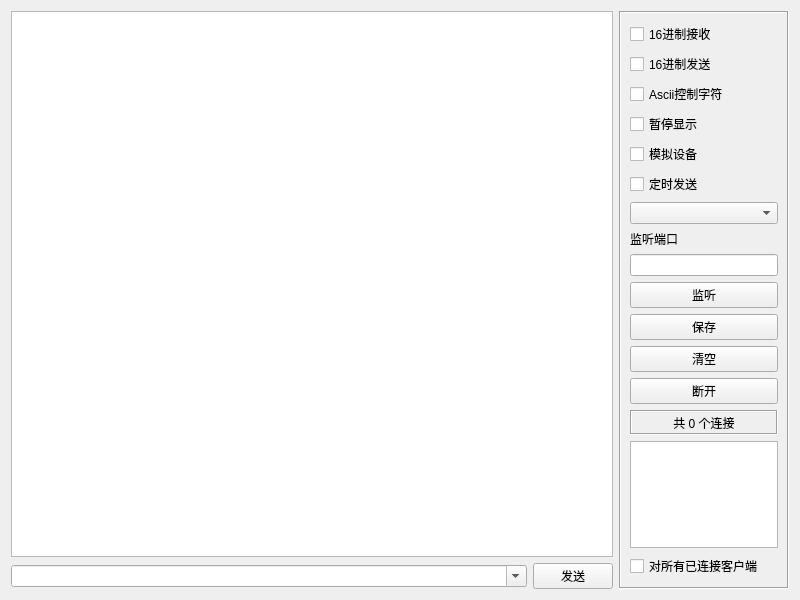
<?xml version="1.0" encoding="UTF-8"?>
<ui version="4.0">
 <class>frmTcpServer</class>
 <widget class="QWidget" name="frmTcpServer">
  <property name="geometry">
   <rect>
    <x>0</x>
    <y>0</y>
    <width>800</width>
    <height>600</height>
   </rect>
  </property>
  <property name="windowTitle">
   <string>Form</string>
  </property>
  <layout class="QGridLayout" name="gridLayout">
   <item row="0" column="0">
    <widget class="QTextEdit" name="txtMain">
     <property name="readOnly">
      <bool>true</bool>
     </property>
    </widget>
   </item>
   <item row="0" column="1" rowspan="2">
    <widget class="QFrame" name="frame">
     <property name="minimumSize">
      <size>
       <width>170</width>
       <height>0</height>
      </size>
     </property>
     <property name="maximumSize">
      <size>
       <width>170</width>
       <height>16777215</height>
      </size>
     </property>
     <property name="frameShape">
      <enum>QFrame::Box</enum>
     </property>
     <property name="frameShadow">
      <enum>QFrame::Sunken</enum>
     </property>
     <layout class="QVBoxLayout" name="verticalLayout_3">
      <property name="leftMargin">
       <number>9</number>
      </property>
      <property name="topMargin">
       <number>9</number>
      </property>
      <property name="rightMargin">
       <number>9</number>
      </property>
      <property name="bottomMargin">
       <number>9</number>
      </property>
      <item>
       <widget class="QCheckBox" name="ckHexReceive">
        <property name="text">
         <string>16进制接收</string>
        </property>
       </widget>
      </item>
      <item>
       <widget class="QCheckBox" name="ckHexSend">
        <property name="text">
         <string>16进制发送</string>
        </property>
       </widget>
      </item>
      <item>
       <widget class="QCheckBox" name="ckAscii">
        <property name="text">
         <string>Ascii控制字符</string>
        </property>
       </widget>
      </item>
      <item>
       <widget class="QCheckBox" name="ckShow">
        <property name="text">
         <string>暂停显示</string>
        </property>
       </widget>
      </item>
      <item>
       <widget class="QCheckBox" name="ckDebug">
        <property name="text">
         <string>模拟设备</string>
        </property>
       </widget>
      </item>
      <item>
       <widget class="QCheckBox" name="ckAutoSend">
        <property name="text">
         <string>定时发送</string>
        </property>
       </widget>
      </item>
      <item>
       <widget class="QComboBox" name="cboxInterval"/>
      </item>
      <item>
       <widget class="QLabel" name="labListenPort">
        <property name="text">
         <string>监听端口</string>
        </property>
       </widget>
      </item>
      <item>
       <widget class="QLineEdit" name="txtListenPort"/>
      </item>
      <item>
       <widget class="QPushButton" name="btnListen">
        <property name="text">
         <string>监听</string>
        </property>
       </widget>
      </item>
      <item>
       <widget class="QPushButton" name="btnSave">
        <property name="text">
         <string>保存</string>
        </property>
       </widget>
      </item>
      <item>
       <widget class="QPushButton" name="btnClear">
        <property name="text">
         <string>清空</string>
        </property>
       </widget>
      </item>
      <item>
       <widget class="QPushButton" name="btnClose">
        <property name="text">
         <string>断开</string>
        </property>
       </widget>
      </item>
      <item>
       <widget class="QLabel" name="labCount">
        <property name="minimumSize">
         <size>
          <width>0</width>
          <height>25</height>
         </size>
        </property>
        <property name="frameShape">
         <enum>QFrame::Box</enum>
        </property>
        <property name="frameShadow">
         <enum>QFrame::Sunken</enum>
        </property>
        <property name="text">
         <string>共 0 个连接</string>
        </property>
        <property name="alignment">
         <set>Qt::AlignCenter</set>
        </property>
       </widget>
      </item>
      <item>
       <widget class="QListWidget" name="listWidget"/>
      </item>
      <item>
       <widget class="QCheckBox" name="ckSelectAll">
        <property name="text">
         <string>对所有已连接客户端</string>
        </property>
       </widget>
      </item>
     </layout>
    </widget>
   </item>
   <item row="1" column="0">
    <widget class="QWidget" name="widget" native="true">
     <layout class="QHBoxLayout" name="layTcpServer">
      <property name="leftMargin">
       <number>0</number>
      </property>
      <property name="topMargin">
       <number>0</number>
      </property>
      <property name="rightMargin">
       <number>0</number>
      </property>
      <property name="bottomMargin">
       <number>0</number>
      </property>
      <item>
       <widget class="QComboBox" name="cboxData">
        <property name="sizePolicy">
         <sizepolicy hsizetype="Ignored" vsizetype="Fixed">
          <horstretch>0</horstretch>
          <verstretch>0</verstretch>
         </sizepolicy>
        </property>
        <property name="editable">
         <bool>true</bool>
        </property>
       </widget>
      </item>
      <item>
       <widget class="QPushButton" name="btnSend">
        <property name="minimumSize">
         <size>
          <width>80</width>
          <height>0</height>
         </size>
        </property>
        <property name="maximumSize">
         <size>
          <width>80</width>
          <height>16777215</height>
         </size>
        </property>
        <property name="text">
         <string>发送</string>
        </property>
       </widget>
      </item>
     </layout>
    </widget>
   </item>
  </layout>
 </widget>
 <resources/>
 <connections/>
</ui>
